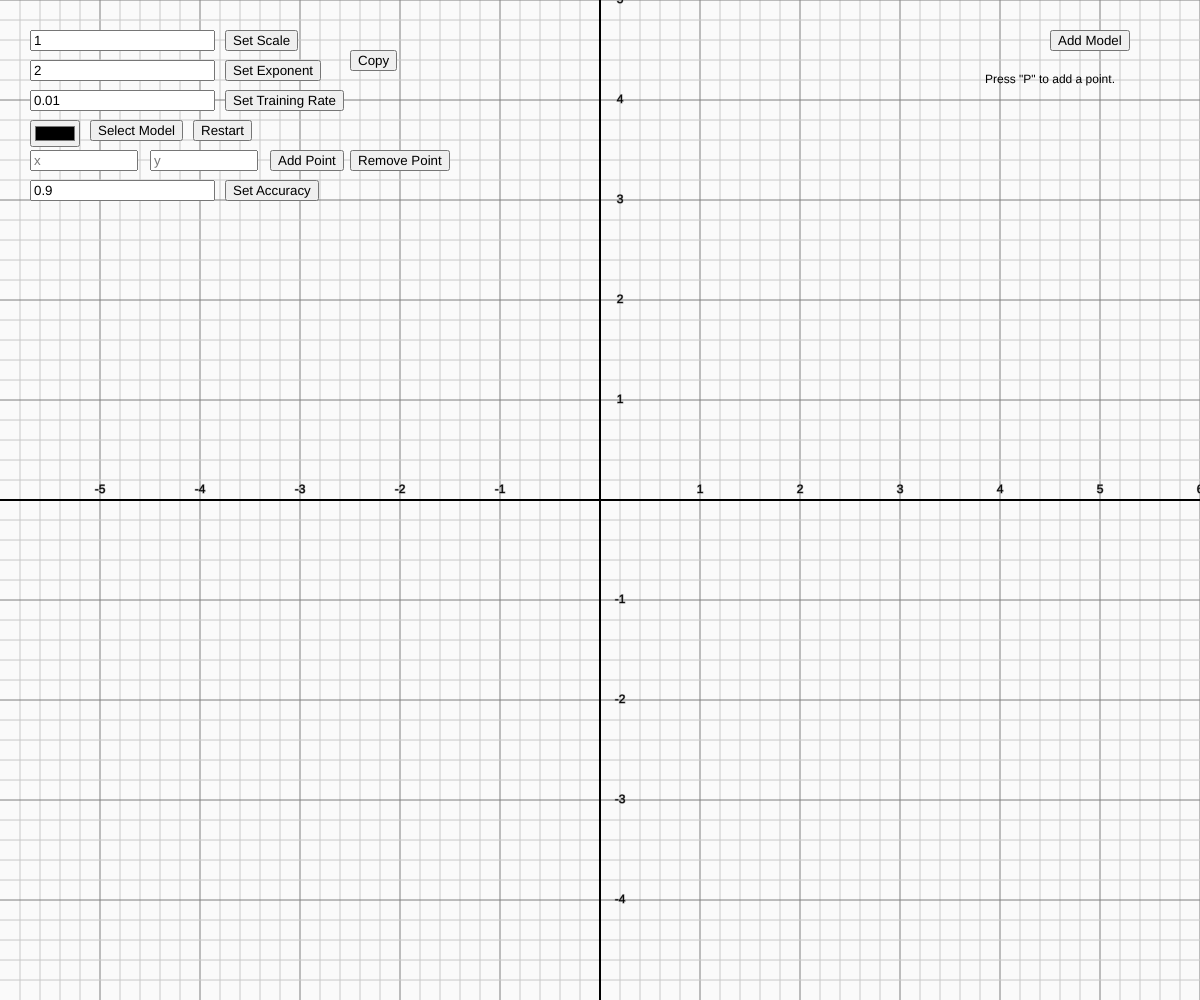
Frame 1 (no input)
Frame 60 (no input): identical to frame 1, image omitted
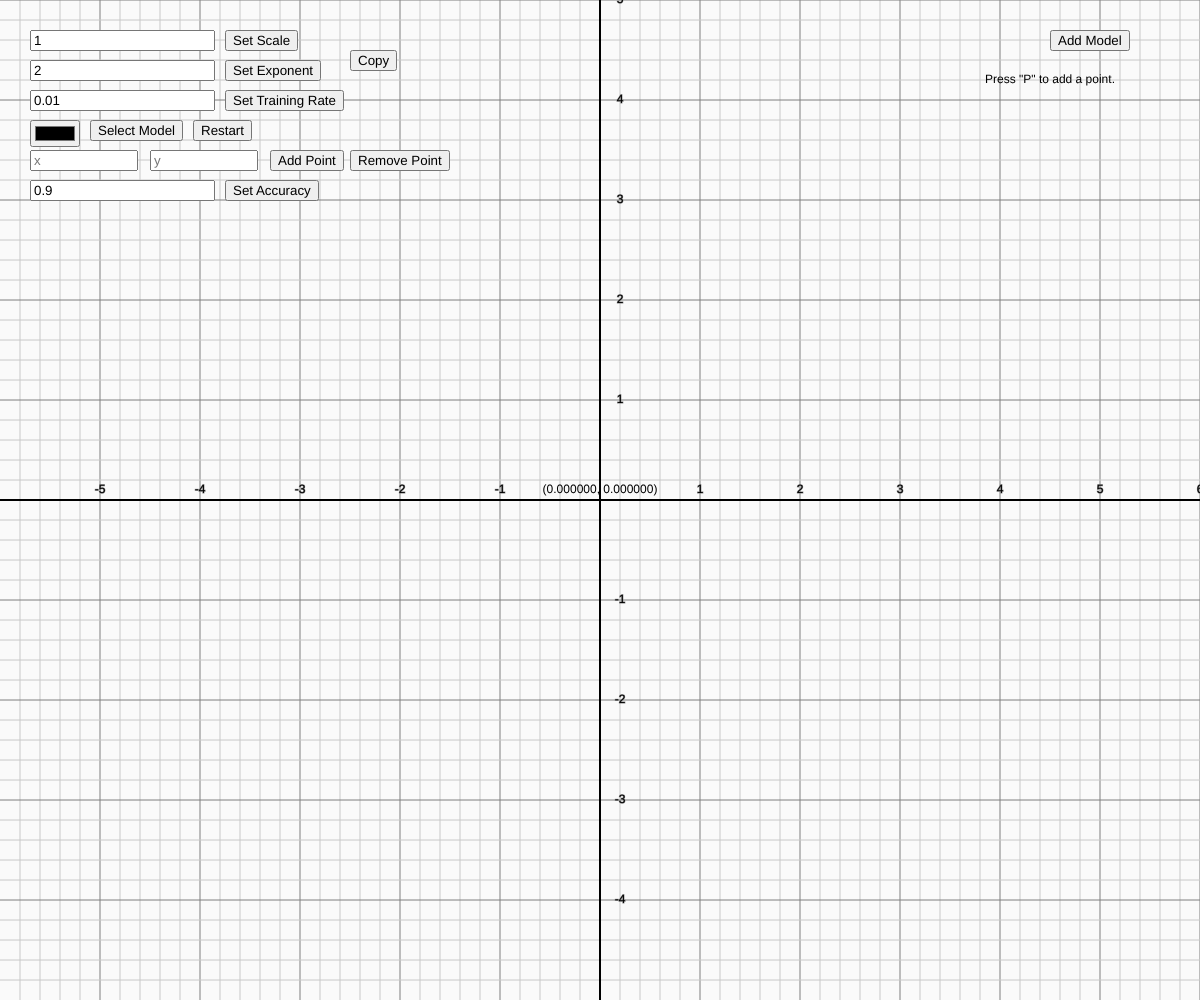
Frame 120 (the mouse pressed at the canvas centre since frame 60)

The p5.js sketch that drew these frames (run headless with seeded random() and noise() and a simulated clock; from frame 60 on, the mouse is pressed at the canvas centre):

// p5.js sketch
// ── sketch.js
//Initial parameters
let models, currentModel;

let offsetX = 0, offsetY = 0;

let scale = 1, dimension = 1;

let scaleInput, scaleButton, addModelButton;

let alfa = 0.01, accuracy = 0.9;

let nextPos = 0;

/**
  Function that sets the initial values and objects of the application
  @author Rodrigo Dominguez
**/
function setup() {
  createCanvas(windowWidth, windowHeight);

  scaleInput = createInput();
  scaleInput.position(30, 30);
  scaleInput.value(scale);

  scaleButton = createButton("Set Scale");
  scaleButton.position(scaleInput.x + scaleInput.width + 10, 30);
  scaleButton.mousePressed(setScale);

  addModelButton = createButton("Add Model");
  addModelButton.position(windowWidth - 150, 30);
  addModelButton.mousePressed(addModel);

  grid = new Grid();

  models = new Array();
  models.push(new Model(0, nextPos, dimension, alfa, accuracy, true));
  currentModel = models[0];

  nextPos += 200;

  textAlign(CENTER, CENTER);
}

/**
  Function that resizes the canvas when the window is resized
  @author Rodrigo Dominguez
**/
function windowResized() {
  resizeCanvas(windowWidth, windowHeight);
  addModelButton.position(windowWidth - 150, 30);
}

/**
  Function that acts as the main loop and draws the entire application
  @author Rodrigo Dominguez
**/
function draw() {
  background(250);
  grid.draw();
  
  for (let i = 0; i < models.length; i++)
    models[i].draw();

  text("Press \"P\" to add a point.", windowWidth - 150, 80);
}

/**
  Function that updates the offsetX and offsetY when the mouse is dragged
  @author Rodrigo Dominguez
**/
function mouseDragged(){
	offsetX -= (pmouseX - mouseX) * 0.5;
	offsetY -= (pmouseY - mouseY) * 0.5;

	grid.offsetY = offsetY;
	grid.offsetX = offsetX;

  //Update offsets for every model
  for (let i = 0; i < models.length; i++)
    models[i].setOffsets(offsetX, offsetY);
}

/**
  Function that sets the new scale enterd by the user
  @author Rodrigo Dominguez
**/
function setScale(){
	scale = parseFloat(scaleInput.value());

	grid.scale = scale;

  //Update scale for every model
  for (let i = 0; i < models.length; i++)
    models[i].setScale(scale);
}

/**
  Function for interpreting the keys pressed by the user and taking action accordingly
  @author Rodrigo Dominguez
**/
function keyPressed(){
  if (keyCode == 80)
    currentModel.addPoint();
}

/**
  Function that creates a new model
  @author Rodrigo Dominguez
**/
function addModel(){
  models.push(new Model(0, nextPos, dimension, alfa, accuracy, false));
  nextPos += 200;
}

/**
  Function that selects to current model to be edited
  @author Rodrigo Dominguez
  @param {Model} model    new model to set selected
**/
function setCurrentModel(model){
  currentModel = model;
}
// ── Grid.js
class Grid {

	/**
	Constructor for a new Grid
	@author	Rodrigo Dominguez
	**/
	constructor(){
		this.offsetX = 0;
		this.offsetY = 0;
		this.scale = 1;
	}

	/**
	Function that draws the grid
	@author	Rodrigo Dominguez
	**/
	draw () {
		fill(0);
		translate(windowWidth / 2, windowHeight / 2);

		for (let i = 20; i <= windowWidth / 2 - this.offsetX; i += 20){
			if (i % 100 == 0){
				stroke(126);
				strokeWeight(1);
				line(i + this.offsetX, -windowHeight / 2, i + this.offsetX, windowHeight / 2);
				text("" + i / 100 *  this.scale, i + this.offsetX, this.offsetY - 10);
			}
			else {
				stroke(200);
				strokeWeight(1);
				line(i + this.offsetX, -windowHeight / 2, i + this.offsetX, windowHeight / 2);
			}
		}

		for (let i = -20; i > -windowWidth / 2 - this.offsetX; i -= 20){
			if (i % 100 == 0){
				stroke(126);
				strokeWeight(1);
				line(i + this.offsetX, -windowHeight / 2, i + this.offsetX, windowHeight / 2);
				text("" + i / 100 *  this.scale, i + this.offsetX, this.offsetY - 10);
				
			}
			else {
				stroke(200);
				strokeWeight(1);
				line(i + this.offsetX, -windowHeight / 2, i + this.offsetX, windowHeight / 2);
			}
		}

		for (let i = 20; i <= windowHeight / 2 + this.offsetY; i += 20){
			if (i % 100 == 0){
				stroke(126);
				strokeWeight(1);
				line(-windowWidth / 2, -i + this.offsetY, windowWidth / 2, -i + this.offsetY);
				text("" + i / 100 * this.scale, this.offsetX + 20, -i + this.offsetY);
			}
			else{
				stroke(200);
				strokeWeight(1);
				line(-windowWidth / 2, -i + this.offsetY, windowWidth / 2, -i + this.offsetY);
			}
		}

		for (let i = -20; i > -windowHeight / 2 + this.offsetY; i -= 20){
			if (i % 100 == 0){
				stroke(126);
				strokeWeight(1);
				line(-windowWidth / 2, -i + this.offsetY, windowWidth / 2, -i + this.offsetY);
				text("" + i / 100 * this.scale, this.offsetX + 20, -i + this.offsetY);
			}
			else{
				stroke(200);
				strokeWeight(1);
				line(-windowWidth / 2, -i + this.offsetY, windowWidth / 2, -i + this.offsetY);
			}
		}

		stroke(0);
		strokeWeight(2);
		line(-windowWidth / 2, this.offsetY, windowWidth / 2, this.offsetY);
		line (this.offsetX, -windowHeight / 2, this.offsetX, windowHeight / 2);
		translate(-windowWidth / 2, -windowHeight / 2);
	}

}
// ── ML.js
class ML { //Machine Learning

	/**
	Constructor for a new ML object (Machine Learning)
	@author	Rodrigo Dominguez
	@param {float} alfa 		alfa value
	@param {float} accuracy		target accuracy value
	**/
	constructor(alfa, accuracy){
		this.isStarted = false;
		this.x = new Array();
		this.y = new Array();
		this.alfa = alfa;
		this.accuracy = accuracy;
		this.pastError = 0;
	}

	/**
	Function that resets the samples
	@author	Rodrigo Dominguez
	**/
	reset(){
		this.x.length = 0;
		this.y.length = 0;
	}

	/**
	Function that calls the weights to be initialized
	@author	Rodrigo Dominguez
	**/
	init (){
		this.initWeights();
		this.accuracy = accuracy;
	}

	/**
	Function that adds a sample for the model to use
	@author	Rodrigo Dominguez
	**/
	addSample(x, y){
		this.x.push(x);
		this.y.push(y);
	}

	/**
	Function that removes the last sample
	@author	Rodrigo Dominguez
	**/
	removeSample(){
		this.x.pop();
		this.y.pop();
	}

	/**
	Function that evaluates a given sample
	@author	Rodrigo Dominguez
	@param {float[]} x 		sample vector to evaluate
	@return {float[]} 		prediction vector
	**/
	evaluate(x){
		let res = new Array();

		for (let i = 0; i < this.weigths.length; i++){
			res.push(this.hypothesis(this.weigths[i], x));
		}

		return res;
	}

	/**
	Function that trains the model
	@author	Rodrigo Dominguez
	**/
	train(){
		if (!this.isStarted) return;
		if (this.isFitted()) return;

		//apply gradient descent 1000 times for every 'draw' loop iteration that train() is called
		for (let i = 0; i < 1000; i++)
			this.weigths = this.GD();
	}

	/**
	Function that evaluates if the model should continue training based on the target accuracy
	@author	Rodrigo Dominguez
	@return {bool} 		is the model fitted accurately
	**/
	isFitted (){
		let prediction, error, percentage, acum = 0;
		for (let j = 0; j < this.x.length; j++){
			for (let i = 0; i < this.weigths.length; i++){
				prediction = this.hypothesis(this.weigths[i], this.x[j]);
				error = Math.abs(prediction - this.y[j][i]);
				percentage = Math.abs(error / this.y[j][i]);
				acum += percentage;
			}
		}

		acum /= this.x.length;

		if (acum <= 1 - this.accuracy)
			return true;

		if (this.pastError == acum)
			return true;
		this.pastError = acum;

		return false;
	}

	/**
	Function that applies gradient descent to the weights and returns the new weights
	@author	Rodrigo Dominguez
	@return {float[][]} temp 	updated weights
	**/
	GD () {
		let temp = this.copyWeights();
		for (let k = 0; k < this.weigths.length; k++){
			for (let j = 0; j < this.weigths[k].length; j++){
				let acum = 0, error = 0;
				for (let i = 0; i < this.x.length; i++){
					let prediction = this.hypothesis(this.weigths[k], this.x[i]);
					error = prediction - this.y[i][k];
					acum += error * this.x[i][j];
				}
				acum /= this.x.length;
				let step = acum * this.alfa;
				temp[k][j] = this.weigths[k][j] - step;
			}
		}

		return temp;
	}

	/**
	Function that calculates the hypothesis function being 'w1 * x1 + w2 * x2 ... wn * xn'
	@author	Rodrigo Dominguez
	@param {float[]} weights 	array with the weights
	@param {float[]} input 		array with the samples
	@return {float} res 		the result of the calculated hypthesis
	**/
	hypothesis(weigths, input){
		let res = 0;

		for (let i = 0; i < input.length; i++)
			res += weigths[i] * input[i];

		return res;
	}

	/**
	Function that initializes the weights with random values
	@author	Rodrigo Dominguez
	**/
	initWeights(){
		this.weigths = new Array();
		this.weigths.length = 0;
		for (let i = 0; this.y[0] != null && i < this.y[0].length; i++){
			this.weigths.push(this.randomWeightArray(this.x[0].length));
		}
	}

	/**
	Function that returns an array of a determined size with random values
	@author	Rodrigo Dominguez
	@param {int} size 	size of the array
	@return {float[]} 	array of size 'size' with random values
	**/
	randomWeightArray(size){
		let res = new Array();
		for (let i = 0; i < size; i++)
			res.push(Math.random());

		return res;
	}

	/**
	Function that duplicates the weights
	@author	Rodrigo Dominguez
	@return {float[][]} res 	new matrix with same values as the weights
	**/
	copyWeights(){
		let res = new Array();

		for (let i = 0; i < this.weigths.length; i++){
			res.push(new Array());
			for (let j = 0; j < this.weigths[i].length; j++){
				res[i].push(this.weigths[i][j]);
			}
		}

		return res;
	}
}
// ── MLDrawer.js
class MLDrawer {

	/**
	Constructor for a new MLDrawer (Machine Learning Drawer)
	@author Rodrigo Dominguez
	@param {ML} ml 				Machine Learning object assigned to model
	@param {float} dimension 	current dimension
	@param {float} x 			starting x drawing position (for drawing equation)
	@param {float} y 			starting y drawing position (for drawing equation)
	**/
	constructor(ml, dimension, x, y){
		this.ml = ml;
		this.dimension = dimension;
		this.offsetX = 0;
		this.offsetY = 0;
		this.scale = 1;
		this.x = x;
		this.y = y;
		this.function = "";

		let copyButton = createButton("Copy");
		copyButton.position(this.x, this.y - 30);
		copyButton.mousePressed(() => {
			copyFunction(this);
		});
	}

	/**
	Function that draws the predicted solution and the written function
	@author	Rodrigo Dominguez
	**/
	draw(){
		stroke(0);
		strokeWeight(0);
		if (this.ml.isStarted){
			this.drawPredictedSolution();
			this.drawFunction();
		}
	}

	/**
	Function that draws the predicted solution
	@author	Rodrigo Dominguez
	**/
	drawPredictedSolution(){
		for (let i = 0; i < windowWidth; i++){
			let x = this.convertPointX(i);
			let y = this.ml.evaluate(this.convertPointToSampleX(this.convertPointX(i)))[0];
			stroke(0);
			circle(this.convertPointBackX(x), this.convertPointBackY(y), 2);
		}
	}

	/**
	Function that draws the written prediction function
	@author	Rodrigo Dominguez
	**/
	drawFunction(){
		let res = "";
		for (let i = 0; i < this.ml.weigths[0].length; i++){
			if (i != 0)
				res += " + "
			res += (this.ml.weigths[0][i] / Math.pow(10 * this.scale, i) * 10 * this.scale).toFixed(6) + "x^" + i;
		}

		this.function = res;
		textAlign(LEFT, CENTER);
		textSize(16);
		text(res, this.x, this.y+20)
		textAlign(CENTER, CENTER);
		textSize(12);
	}

	/**
	Function that converts x grid coordinate into normalized x coordinate
	@author	Rodrigo Dominguez
	@param {float} point 	grid x coordinate
	**/
	convertPointToSampleX(point){
		let x = new Array();
		for (let i = 0; i < this.dimension + 1; i++)
			x.push(Math.pow(point / (10 * this.scale), i));
		return x;
	}

	/**
	Function that converts screen position x to grid position x
	@author	Rodrigo Dominguez
	@param {float} x 	screen x position
	@return {float}	 	grid x position
	**/
	convertPointX (x){
		x -= windowWidth / 2 + this.offsetX;
		x /= 100;
		x *= this.scale;
		return x;
	}

	/**
	Function that converts normalized x position back to screen position
	@author	Rodrigo Dominguez
	@param {float} x 	normalized x position
	@return {float}	 	screen x position
	**/
	convertPointBackX (x){
	 	x /= this.scale;
	 	x *= 100;
	 	x += windowWidth / 2 + this.offsetX;
	 	return Math.floor(x);
	}

	/**
	Function that converts normalized y position back to screen position
	@author	Rodrigo Dominguez
	@param {float} y 	normalized y position
	@return {float}	 	screen y position
	**/
	convertPointBackY (y){
		y *= (10 * this.scale);
		y /= -this.scale;
	 	y *= 100;
	 	y += windowHeight / 2 + this.offsetY;
	 	return Math.floor(y);
	}
}

/**
Function that copies the function displayed on screen into the clipboard
@author	Rodrigo Dominguez
@param {MLDrawer} drawer 	drawer from which to copy the function
**/
function copyFunction(drawer){
	let input = document.createElement('INPUT');
	let body = document.getElementsByTagName('body')[0];
	body.appendChild(input);
	input.setAttribute('value', drawer.function);
	input.select();

	document.execCommand("copy");

  	body.removeChild(input);
}
// ── Model.js
class Model {

	/**
	Constructor for a new Model
	@author Rodrigo Dominguez
	@param {float} posX 	starting screen x position
	@param {float} posY		starting screen y position
	@param {float} dimension 	starting dimension
	@param {float} alfa		starting alfa
	@param {float} accuracy	starting target accuracy
	@param {bool} isPaintMouse	indicates to paint the mouse coordinates
	**/
	constructor(posX, posY, dimension, alfa, accuracy, isPaintMouse){
		this.offsetX = 0;
		this.offsetY = 0;
		this.scale = 1;

		this.posX = posX;
		this.posY = posY;
		this.dimension = dimension;
		this.alfa = alfa;
		this.accuracy = accuracy;

		this.ml = new ML(alfa, accuracy);
  		this.mlDrawer = new MLDrawer(this.ml, dimension, 350 + posX, 80 + posY);
  		this.pointer = new Pointer(dimension, isPaintMouse);
  		this.points = new Array();
  		this.ui();
	}

	/**
	Function that draws the model ui, the pointer and the each point
	@author	Rodrigo Dominguez
	**/
	draw(){
		fill(this.colorPicker.color());
		this.mlDrawer.draw();
		this.ml.train();
		this.pointer.draw();
		this.drawPoints();
	}

	/**
	Function that draws the points from the model into the screen
	@author	Rodrigo Dominguez
	**/
	drawPoints(){
		stroke(0);
		strokeWeight(0);
		for (let point of this.points)
			point.draw();
	}

	/**
	Function sets the new scale
	@author	Rodrigo Dominguez
	@param {float} scale 		new grid scale
	**/
	setScale(scale){
		this.scale = scale;
		this.mlDrawer.scale = scale;
		this.pointer.setScale(scale);
		for (let point of this.points){
			point.scale = scale;
		}

		this.resetML();
	}

	/**
	Function that sets new offsets
	@author	Rodrigo Dominguez
	@param {float} offsetX 		offset x to the grid center
	@param {float} offsetY 		offset y to the grid center
	**/
	setOffsets(offsetX, offsetY){
		this.offsetX = offsetX;
		this.offsetY = offsetY;
		this.mlDrawer.offsetX = offsetX;
  		this.mlDrawer.offsetY = offsetY;

		this.pointer.setOffsets(offsetX, offsetY);

		for (let point of this.points){
			point.offsetX = offsetX;
			point.offsetY = offsetY;
		}
	}

	/**
	Function that adds a point at mouse position
	@author	Rodrigo Dominguez
	**/
	addPoint(){
		let point = new Point(this.convertPointX(mouseX), this.convertPointY(mouseY), 10, this.offsetX, this.offsetY, this.scale);
		this.points.push(point);

		//add new sample to ml object
		this.ml.addSample(this.convertPointToSampleX(point), this.convertPointToSampleY(point));

		if (!this.ml.isStarted && this.points.length >= 2){
			this.ml.init();
			this.ml.isStarted = true;
		}
	}

	/**
	Function that adds a point at x and y
	@author	Rodrigo Dominguez
	@param {float} x 	grid x position
	@param {float} y 	grid y position 
	**/
	addPointInput(){
		let x = parseFloat(this.pointXInput.value());
		let y = parseFloat(this.pointYInput.value());
		if (isNaN(x) || isNaN(y)) return;
		let point = new Point(x, y, 10, this.offsetX, this.offsetY, this.scale);
		this.points.push(point);

		//add new sample to ml object
		this.ml.addSample(this.convertPointToSampleX(point), this.convertPointToSampleY(point));

		if (!this.ml.isStarted && this.points.length >= 2){
			this.ml.init();
			this.ml.isStarted = true;
		}
	}

	/**
	Function that converts x grid coordinate into normalized x coordinate
	@author	Rodrigo Dominguez
	@param {float} point 	grid x coordinate
	**/
	convertPointToSampleX(point){
		let x = new Array();
		for (let i = 0; i < this.dimension + 1; i++)
			x.push(Math.pow(point.x / (10 * this.scale), i));
		return x;
	}

	/**
	Function that converts y grid coordinate into normalized y coordinate
	@author	Rodrigo Dominguez
	@param {float} point 	grid y coordinate
	**/
	convertPointToSampleY(point){
		let y = new Array();
		y.push(point.y / (10 * this.scale));
		return y;
	}

	/**
	Function that converts screen position x to grid position x
	@author	Rodrigo Dominguez
	@param {float} x 	screen x position
	@return {float}	 	grid x position
	**/
	convertPointX (x){
		x -= windowWidth / 2 + this.offsetX;
		x /= 100;
		x *= this.scale;
		return x.toFixed(6);
	}

	/**
	Function that converts screen position y to grid position y
	@author	Rodrigo Dominguez
	@param {float} y 	screen y position
	@return {float}	 	grid y position
	**/
	convertPointY (y){
		y -= windowHeight / 2 + this.offsetY;
		y /= 100;
		y *= -this.scale;
		return y.toFixed(6);
	}

	/**
	Function that restarts training
	@author	Rodrigo Dominguez
	**/
	resetML(){
		this.ml.reset();

		for (let i = 0; i < this.points.length; i++)
			this.ml.addSample(this.convertPointToSampleX(this.points[i]), this.convertPointToSampleY(this.points[i]));

		this.ml.init();
	}

	/**
	Function that sets the new alpha entered by the user
	@author	Rodrigo Dominguez
	**/
	setAlfa(){
	  this.alfa = parseFloat(this.alfaInput.value());

	  this.ml.alfa = this.alfa;
	}

	/**
	Function that sets all UI elements controlled by the model
	@author	Rodrigo Dominguez
	**/
	ui(){
		this.dimensionInput = createInput();
		this.dimensionInput.position(30 + this.posX, 60 + this.posY);
		this.dimensionInput.value(this.dimension + 1);

		this.alfaInput = createInput();
		this.alfaInput.position(30 + this.posX, 90 + this.posY);
		this.alfaInput.value(this.alfa);

		this.colorPicker = createColorPicker('#000000');
		this.colorPicker.position(30 + this.posX, 120 + this.posY);

		this.pointXInput = createInput();
		this.pointXInput.size(100);
		this.pointXInput.attribute('placeholder', 'x');
		this.pointXInput.position(30 + this.posX, 150 + this.posY);

		this.pointYInput = createInput();
		this.pointYInput.size(100);
		this.pointYInput.attribute('placeholder', 'y');
		this.pointYInput.position(150 + this.posX, 150 + this.posY);

		this.accuracyInput = createInput();
		this.accuracyInput.value(accuracy);
		this.accuracyInput.position(30 + this.posX, 180 + this.posY);

		let dimensionButton = createButton("Set Exponent");
		dimensionButton.position(this.dimensionInput.x + this.dimensionInput.width + this.posX + 10, 60 + this.posY);
		dimensionButton.mousePressed(() => {
			setDimension(this);
		});

	 	let alfaButton = createButton("Set Training Rate");
		alfaButton.position(this.alfaInput.x + this.alfaInput.width + this.posX + 10, 90 + this.posY);
		alfaButton.mousePressed(() =>{
			this.setAlfa();
		});

		let accuracyButton = createButton("Set Accuracy");
		accuracyButton.position(this.accuracyInput.x + this.accuracyInput.width + this.posX + 10, 180 + this.posY);
		accuracyButton.mousePressed(() =>{
			this.accuracy = parseFloat(this.accuracyInput.value());
			this.ml.accuracy = this.accuracy;
		});

		let currentModelButton = createButton("Select Model");
		currentModelButton.position(90 + this.posX, 120 + this.posY);
		currentModelButton.mousePressed(() => {
			setCurrentModel(this);
		});

		let restartButton = createButton("Restart");
		restartButton.position(90 + currentModelButton.width + 10, 120 + this.posY);
		restartButton.mousePressed(() => {
			this.ml.init();
			this.ml.accuracy = this.accuracy;
		});

		let addPointButton = createButton("Add Point");
		addPointButton.position(this.pointYInput.x + 120, 150 + this.posY);
		addPointButton.mousePressed(() => {
			this.addPointInput();
		});

		let removePointButton = createButton("Remove Point");
		removePointButton.position(this.pointYInput.x + 200, 150 + this.posY);
		removePointButton.mousePressed(() => {
			if (this.points.length > 2){
				this.points.pop();
				this.ml.removeSample();
			}
		});
	}
}

/**
Function that sets new dimension to a model
@author	Rodrigo Dominguez
@param	{Model} model 	model to apply new dimension
**/
function setDimension(model){
	  model.dimension = parseFloat(model.dimensionInput.value()) - 1;

	  if (model.dimension <= 0){
	    model.dimension = 1;
	    model.dimensionInput.value(model.dimension + 1);
	  }

	  model.pointer.setDimension(model.dimension);
	  model.mlDrawer.dimension = model.dimension;
	  model.resetML();
	}
// ── Point.js
class Point {

	/**
	Constructor that creates a new Point
	@author	Rodrigo Dominguez
	@param {float} x 		x grid coordinate
	@param {float} y 		y grid coordinate
	@param {int} diameter	circle diameter
	@param {float} offsetX	current offset x 
	@param {float} offsetY 	current offset y
	@param {float} scale 	current scale 
	**/
	constructor(x, y, diameter, offsetX, offsetY, scale){
	 	this.x = x;
	 	this.y = y;
	 	this.diameter = diameter;
	 	this.offsetX = offsetX;
	 	this.offsetY = offsetY;
	 	this.scale = scale;
	}

	/**
	Function that draws the point
	@author	Rodrigo Dominguez
	**/
	draw(){
	 	ellipseMode(CENTER);
	 	circle(this.convertPointX(this.x), this.convertPointY(this.y), this.diameter);
	}

	/**
	Function that converts screen position x to grid position x
	@author	Rodrigo Dominguez
	@param {float} x 	screen x position
	@return {float}	 	grid x position
	**/
	convertPointX (x){
	 	x /= this.scale;
	 	x *= 100;
	 	x += windowWidth / 2 + this.offsetX;
	 	return Math.floor(x);
	}

	/**
	Function that converts screen position y to grid position y
	@author	Rodrigo Dominguez
	@param {float} y 	screen y position
	@return {float}	 	grid y position
	**/
	convertPointY (y){
		y /= -this.scale;
	 	y *= 100;
	 	y += windowHeight / 2 + this.offsetY;
	 	return Math.floor(y);
	}
}
// ── Pointer.js
class Pointer {

	/**
	Constructor for a new Pointer
	@author Rodrigo Dominguez
	@param {float} dimension 	current dimension
	@param {float} isPaintMouse	indicates to paint the mouse coordinates
	**/
	constructor(dimension, isPaintMouse){
		this.offsetX = 0;
		this.offsetY = 0;
		this.scale = 1;
		this.dimension = dimension;
		this.isPaintMouse = isPaintMouse;
	}
	/**
	Function that draws the mouse coordinates on screen
	@author	Rodrigo Dominguez
	**/
	draw(){
		if (this.isPaintMouse){
			fill(0);
			strokeWeight(0);
			text("(" + this.convertPointX(mouseX) + ", " + this.convertPointY(mouseY) + ")", mouseX, mouseY - 10);
		}
	}

	/**
	Function that converts screen position x to grid position x
	@author	Rodrigo Dominguez
	@param {float} x 	screen x position
	@return {float}	 	grid x position
	**/
	convertPointX (x){
		x -= windowWidth / 2 + this.offsetX;
		x /= 100;
		x *= this.scale;
		return x.toFixed(6);
	}

	/**
	Function that converts screen position y to grid position y
	@author	Rodrigo Dominguez
	@param {float} y 	screen y position
	@return {float}	 	grid y position
	**/
	convertPointY (y){
		y -= windowHeight / 2 + this.offsetY;
		y /= 100;
		y *= -this.scale;
		return y.toFixed(6);
	}

	/**
	Function sets the new dimension
	@author	Rodrigo Dominguez
	@param {float} dimension 	new grid dimension
	**/
	setDimension(dimension){
		this.dimension = dimension;
	}

	/**
	Function sets the new offsets
	@author	Rodrigo Dominguez
	@param {float} offsetX 		offset x to the grid center
	@param {float} offsetY 		offset y to the grid center
	**/
	setOffsets(offsetX, offsetY){
		this.offsetX = offsetX;
		this.offsetY = offsetY;
	}

	/**
	Function sets the new scale
	@author	Rodrigo Dominguez
	@param {float} scale 		new grid scale
	**/
	setScale(scale){
		this.scale = scale;
	}
}
